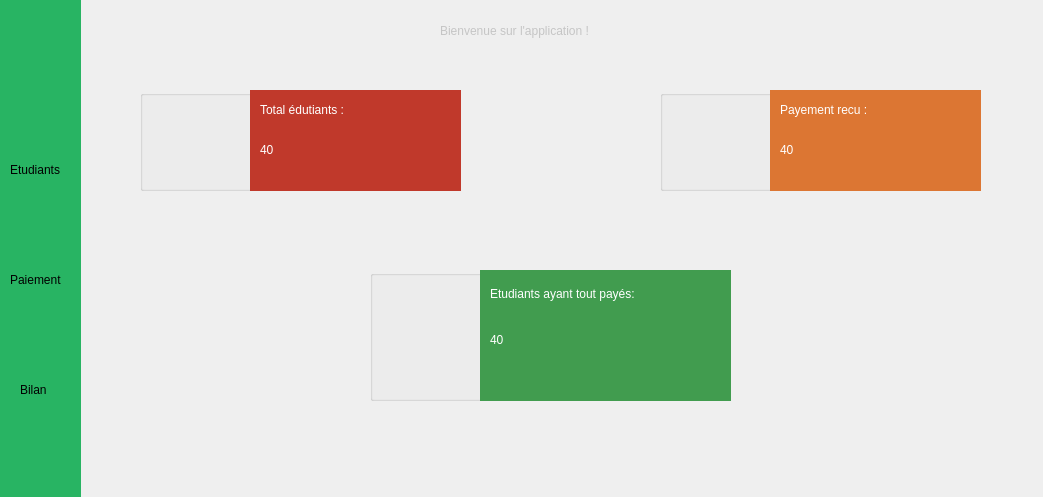
<?xml version="1.0" encoding="UTF-8"?>
<ui version="4.0">
 <class>Menu</class>
 <widget class="QDialog" name="Menu">
  <property name="geometry">
   <rect>
    <x>0</x>
    <y>0</y>
    <width>1043</width>
    <height>497</height>
   </rect>
  </property>
  <property name="windowTitle">
   <string>Gestion de frais universitaire</string>
  </property>
  <widget class="QLabel" name="test">
   <property name="geometry">
    <rect>
     <x>440</x>
     <y>10</y>
     <width>311</width>
     <height>41</height>
    </rect>
   </property>
   <property name="styleSheet">
    <string notr="true">font: 16pt &quot;Century Gothic&quot;;
color: rgb(197, 197, 197);</string>
   </property>
   <property name="text">
    <string>Bienvenue sur l'application ! </string>
   </property>
  </widget>
  <widget class="QWidget" name="widget" native="true">
   <property name="geometry">
    <rect>
     <x>0</x>
     <y>0</y>
     <width>81</width>
     <height>501</height>
    </rect>
   </property>
   <property name="styleSheet">
    <string notr="true">background-color: rgb(40, 180, 99 );</string>
   </property>
   <widget class="QPushButton" name="paiement_btn">
    <property name="geometry">
     <rect>
      <x>0</x>
      <y>190</y>
      <width>81</width>
      <height>91</height>
     </rect>
    </property>
    <property name="cursor">
     <cursorShape>PointingHandCursor</cursorShape>
    </property>
    <property name="text">
     <string/>
    </property>
    <property name="icon">
     <iconset>
      <normaloff>../icon/coin_in_hand_64px.png</normaloff>../icon/coin_in_hand_64px.png</iconset>
    </property>
    <property name="iconSize">
     <size>
      <width>50</width>
      <height>50</height>
     </size>
    </property>
    <property name="flat">
     <bool>true</bool>
    </property>
   </widget>
   <widget class="QPushButton" name="Frais_btn">
    <property name="geometry">
     <rect>
      <x>0</x>
      <y>310</y>
      <width>81</width>
      <height>81</height>
     </rect>
    </property>
    <property name="cursor">
     <cursorShape>PointingHandCursor</cursorShape>
    </property>
    <property name="styleSheet">
     <string notr="true">border-color: rgb(255, 255, 255);</string>
    </property>
    <property name="text">
     <string/>
    </property>
    <property name="icon">
     <iconset>
      <normaloff>../icon/combo_chart_64px.png</normaloff>../icon/combo_chart_64px.png</iconset>
    </property>
    <property name="iconSize">
     <size>
      <width>60</width>
      <height>60</height>
     </size>
    </property>
    <property name="flat">
     <bool>true</bool>
    </property>
   </widget>
   <widget class="QLabel" name="label_2">
    <property name="geometry">
     <rect>
      <x>10</x>
      <y>160</y>
      <width>61</width>
      <height>20</height>
     </rect>
    </property>
    <property name="styleSheet">
     <string notr="true">font: 8pt &quot;Century Gothic&quot;;
text-align:center;</string>
    </property>
    <property name="text">
     <string>Etudiants</string>
    </property>
   </widget>
   <widget class="QLabel" name="label_3">
    <property name="geometry">
     <rect>
      <x>10</x>
      <y>270</y>
      <width>61</width>
      <height>20</height>
     </rect>
    </property>
    <property name="styleSheet">
     <string notr="true">font: 8pt &quot;Century Gothic&quot;;
text-align:center;</string>
    </property>
    <property name="text">
     <string>Paiement</string>
    </property>
   </widget>
   <widget class="QLabel" name="label_4">
    <property name="geometry">
     <rect>
      <x>20</x>
      <y>380</y>
      <width>31</width>
      <height>20</height>
     </rect>
    </property>
    <property name="styleSheet">
     <string notr="true">font: 8pt &quot;Century Gothic&quot;;
text-align:center;</string>
    </property>
    <property name="text">
     <string>Bilan</string>
    </property>
   </widget>
   <widget class="QPushButton" name="student_btn">
    <property name="geometry">
     <rect>
      <x>0</x>
      <y>90</y>
      <width>81</width>
      <height>71</height>
     </rect>
    </property>
    <property name="font">
     <font>
      <family>Century Gothic</family>
     </font>
    </property>
    <property name="cursor">
     <cursorShape>PointingHandCursor</cursorShape>
    </property>
    <property name="styleSheet">
     <string notr="true">selection-color: rgb(204, 204, 204);</string>
    </property>
    <property name="text">
     <string/>
    </property>
    <property name="icon">
     <iconset>
      <normaloff>../icon/students_64px.png</normaloff>../icon/students_64px.png</iconset>
    </property>
    <property name="iconSize">
     <size>
      <width>60</width>
      <height>60</height>
     </size>
    </property>
    <property name="flat">
     <bool>true</bool>
    </property>
   </widget>
  </widget>
  <widget class="QGroupBox" name="groupBox">
   <property name="geometry">
    <rect>
     <x>660</x>
     <y>90</y>
     <width>321</width>
     <height>101</height>
    </rect>
   </property>
   <property name="title">
    <string/>
   </property>
   <widget class="QWidget" name="widget_2" native="true">
    <property name="geometry">
     <rect>
      <x>110</x>
      <y>0</y>
      <width>211</width>
      <height>101</height>
     </rect>
    </property>
    <property name="styleSheet">
     <string notr="true">
background-color:  rgb(220, 118, 51);</string>
    </property>
    <widget class="QLabel" name="t_p">
     <property name="geometry">
      <rect>
       <x>10</x>
       <y>30</y>
       <width>141</width>
       <height>61</height>
      </rect>
     </property>
     <property name="styleSheet">
      <string notr="true">font: 75 12pt &quot;Century Gothic&quot;;
font: 75 italic 36pt &quot;Century Gothic&quot;;
color: rgb(255, 255, 255);</string>
     </property>
     <property name="text">
      <string>&lt;html&gt;&lt;head/&gt;&lt;body&gt;&lt;p&gt;40&lt;/p&gt;&lt;/body&gt;&lt;/html&gt;</string>
     </property>
    </widget>
    <widget class="QLabel" name="label">
     <property name="geometry">
      <rect>
       <x>10</x>
       <y>10</y>
       <width>141</width>
       <height>20</height>
      </rect>
     </property>
     <property name="styleSheet">
      <string notr="true">font: 75 12pt &quot;Century Gothic&quot;;
color: rgb(255, 255, 255);</string>
     </property>
     <property name="text">
      <string>&lt;html&gt;&lt;head/&gt;&lt;body&gt;&lt;p&gt;Payement recu :&lt;/p&gt;&lt;/body&gt;&lt;/html&gt;</string>
     </property>
    </widget>
   </widget>
   <widget class="QPushButton" name="pushButton">
    <property name="geometry">
     <rect>
      <x>0</x>
      <y>0</y>
      <width>131</width>
      <height>101</height>
     </rect>
    </property>
    <property name="text">
     <string/>
    </property>
    <property name="icon">
     <iconset>
      <normaloff>../icon/refund_96px.png</normaloff>../icon/refund_96px.png</iconset>
    </property>
    <property name="iconSize">
     <size>
      <width>100</width>
      <height>100</height>
     </size>
    </property>
    <property name="flat">
     <bool>true</bool>
    </property>
   </widget>
  </widget>
  <widget class="QGroupBox" name="groupBox_2">
   <property name="geometry">
    <rect>
     <x>140</x>
     <y>90</y>
     <width>321</width>
     <height>101</height>
    </rect>
   </property>
   <property name="title">
    <string/>
   </property>
   <widget class="QWidget" name="widget_3" native="true">
    <property name="geometry">
     <rect>
      <x>110</x>
      <y>0</y>
      <width>211</width>
      <height>101</height>
     </rect>
    </property>
    <property name="styleSheet">
     <string notr="true">
background-color:  rgb(192, 57, 43);</string>
    </property>
    <widget class="QLabel" name="t_e">
     <property name="geometry">
      <rect>
       <x>10</x>
       <y>30</y>
       <width>141</width>
       <height>61</height>
      </rect>
     </property>
     <property name="styleSheet">
      <string notr="true">font: 75 12pt &quot;Century Gothic&quot;;
font: 75 italic 36pt &quot;Century Gothic&quot;;
color: rgb(255, 255, 255);</string>
     </property>
     <property name="text">
      <string>&lt;html&gt;&lt;head/&gt;&lt;body&gt;&lt;p&gt;40&lt;/p&gt;&lt;/body&gt;&lt;/html&gt;</string>
     </property>
    </widget>
    <widget class="QLabel" name="label_7">
     <property name="geometry">
      <rect>
       <x>10</x>
       <y>10</y>
       <width>141</width>
       <height>20</height>
      </rect>
     </property>
     <property name="styleSheet">
      <string notr="true">font: 75 12pt &quot;Century Gothic&quot;;
color: rgb(255, 255, 255);</string>
     </property>
     <property name="text">
      <string>&lt;html&gt;&lt;head/&gt;&lt;body&gt;&lt;p&gt;Total édutiants :&lt;/p&gt;&lt;/body&gt;&lt;/html&gt;</string>
     </property>
    </widget>
   </widget>
   <widget class="QPushButton" name="pushButton_2">
    <property name="geometry">
     <rect>
      <x>0</x>
      <y>0</y>
      <width>111</width>
      <height>101</height>
     </rect>
    </property>
    <property name="text">
     <string/>
    </property>
    <property name="icon">
     <iconset>
      <normaloff>../icon/graduate_96px.png</normaloff>../icon/graduate_96px.png</iconset>
    </property>
    <property name="iconSize">
     <size>
      <width>100</width>
      <height>100</height>
     </size>
    </property>
    <property name="flat">
     <bool>true</bool>
    </property>
   </widget>
  </widget>
  <widget class="QGroupBox" name="groupBox_3">
   <property name="geometry">
    <rect>
     <x>370</x>
     <y>270</y>
     <width>361</width>
     <height>131</height>
    </rect>
   </property>
   <property name="title">
    <string/>
   </property>
   <widget class="QWidget" name="widget_4" native="true">
    <property name="geometry">
     <rect>
      <x>110</x>
      <y>0</y>
      <width>251</width>
      <height>131</height>
     </rect>
    </property>
    <property name="styleSheet">
     <string notr="true">background-color: rgb(65, 156, 79);
</string>
    </property>
    <widget class="QLabel" name="t_ep">
     <property name="geometry">
      <rect>
       <x>10</x>
       <y>40</y>
       <width>141</width>
       <height>61</height>
      </rect>
     </property>
     <property name="styleSheet">
      <string notr="true">font: 75 12pt &quot;Century Gothic&quot;;
font: 75 italic 36pt &quot;Century Gothic&quot;;
color: rgb(255, 255, 255);</string>
     </property>
     <property name="text">
      <string>&lt;html&gt;&lt;head/&gt;&lt;body&gt;&lt;p&gt;40&lt;/p&gt;&lt;/body&gt;&lt;/html&gt;</string>
     </property>
    </widget>
    <widget class="QLabel" name="label_8">
     <property name="geometry">
      <rect>
       <x>10</x>
       <y>9</y>
       <width>231</width>
       <height>31</height>
      </rect>
     </property>
     <property name="styleSheet">
      <string notr="true">font: 75 12pt &quot;Century Gothic&quot;;
color: rgb(255, 255, 255);</string>
     </property>
     <property name="text">
      <string>&lt;html&gt;&lt;head/&gt;&lt;body&gt;&lt;p&gt;Etudiants ayant tout payés:&lt;/p&gt;&lt;/body&gt;&lt;/html&gt;</string>
     </property>
    </widget>
   </widget>
   <widget class="QPushButton" name="pushButton_3">
    <property name="geometry">
     <rect>
      <x>0</x>
      <y>10</y>
      <width>111</width>
      <height>101</height>
     </rect>
    </property>
    <property name="text">
     <string/>
    </property>
    <property name="icon">
     <iconset>
      <normaloff>../icon/approval_96px.png</normaloff>../icon/approval_96px.png</iconset>
    </property>
    <property name="iconSize">
     <size>
      <width>100</width>
      <height>100</height>
     </size>
    </property>
    <property name="flat">
     <bool>true</bool>
    </property>
   </widget>
  </widget>
 </widget>
 <resources/>
 <connections/>
</ui>
